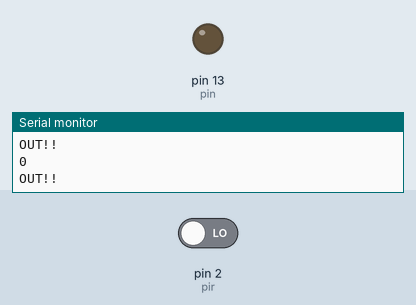
Simulated run of this sketch. Board: Arduino Uno, built with avr-gcc and run on an emulated ATmega328P. Parts: output pins drawn as LEDs (lit = HIGH), the last lines printed to the serial monitor. The test bench sets the inputs (shaded band); at power-on: pin 2 (pir) LOW.

Above: at 1.2 s.
1.3 s: pin 2 (pir) driven HIGH
At 2.2 s:
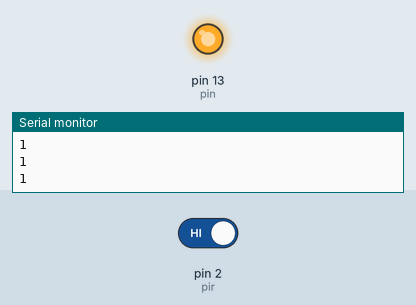
2.8 s: pin 2 (pir) driven LOW
At 3.5 s:
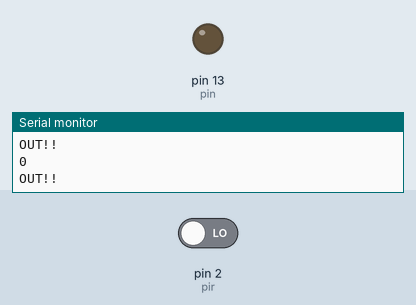
Timing chart, 0 to 5.8 s (numbered marks = the images above; inputs shaded):
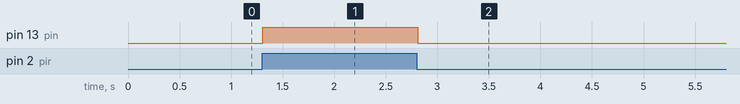

Measured:
- after the input at 1.3 s, pin 13 (pin): LOW → HIGH at once
- after the input at 2.8 s, pin 13 (pin): HIGH → LOW at once

The sketch:

pir.ino
```cpp
#define pir 2
#define pin 13
#define high 12

void setup() {
  // put your setup code here, to run once:
  pinMode(pir , INPUT);
  pinMode(pin , OUTPUT);
  Serial.begin(9600);
  digitalWrite(high,HIGH);
}

void loop() {
  // put your main code here, to run repeatedly:

  int pir_a = digitalRead(pir);
  while (pir_a == 1) {
    Serial.println(pir_a);
    pir_a = digitalRead(pir);
    digitalWrite(pin , HIGH);
    delay(10);
  }
  Serial.println("OUT!!");
  digitalWrite(pin, LOW);
  delay(5);
  Serial.println(pir_a);
}
```
